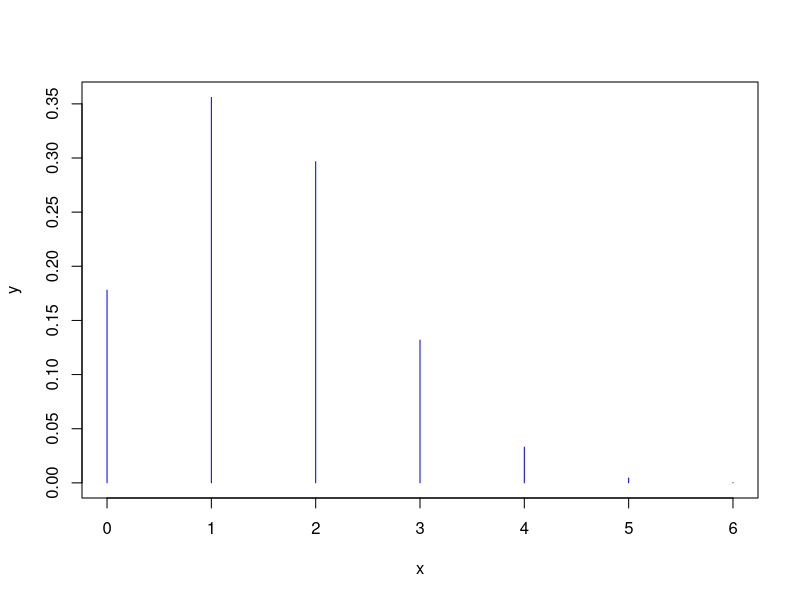

Source code (R):
## ---- chunk 1
knitr::opts_chunk$set(echo = TRUE)
## ---- chunk 2
dbinom(4, size = 6, prob = .25)
## ---- chunk 3
library(tidyverse)
y <- dbinom(0:6, 6, .25)
y
x <- c(0:6)
x
plot(x,y, type = 'h', col='blue')
